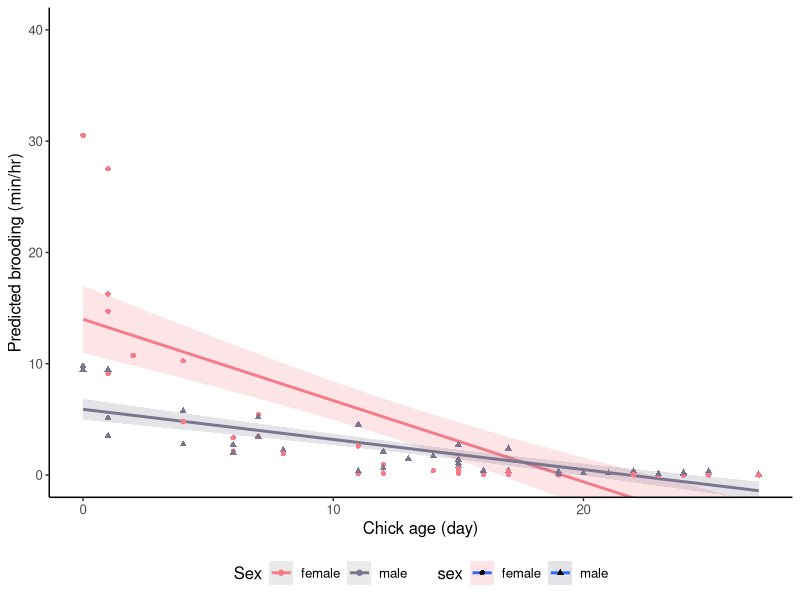

This chart was generated by the following R code: (Note: this script raises an error after producing the figure.)
# intro -------------------------------------------------------------------

# Red-headed Woodpecker brooding duration model predictions
# By: Lynn Abigail Walter

# Latest updates:
# Aug 2019 - After correcting the bbyvid to sum duration of brooding, a new top model was selected. My thesis used model 1.1i which did not include Tmax as a factor, but the new top model 1.5i does.

# Best version

# libraries ---------------------------------------------------------------

library(tidyverse)
library(reshape2)
library(glmmTMB)

# data --------------------------------------------------------------------

# Behaviors by video

bbyvid <- 
  read.csv("clean_data/behaviors.csv", stringsAsFactors = FALSE) %>%
  as_tibble() %>%
  mutate(
    # Calculate standardized temperatures
    std_tmax = (tmax - mean(tmax))/sd(tmax),
    brood_perhr = (brooding_min/usable_video)*60)

# script ------------------------------------------------------------------

# Run best model (see brooding_models.R)

brood_mod <- 
  glmmTMB(
    brooding_min ~ 
      exact_age_chick * sex + peeped_chick_count + std_tmax + (1|brood_id) + 
      offset(log(usable_video)), 
    data = bbyvid,
    ziformula = ~ .,
    family = "truncated_nbinom1")

summary(brood_mod)

# Generate dataframes with needed model variables to generate prediction

brooding_subset <- 
  bbyvid %>%
  select(brooding_min, subject, brood_id, exact_age_chick, sex, habitat,
         std_tmax, usable_video, peeped_chick_count) 

# Calculate a predicted brooding rate (brooding per minute)

brooding_predictions <-
  brooding_subset %>%
  mutate(
    predicted_brood_per_unit = 
      stats::predict(brood_mod, brooding_subset, type = "response"),
    predicted_brood_per_hr =
      (predicted_brood_per_unit/usable_video)*60,
    brood_per_hr = (brooding_min/usable_video)*60,
    tmax = ifelse(std_tmax > 0, "Hot", "Cool"))

# experimental ------------------------------------------------------------

# Generate dataframes with needed model variables to generate prediction

brooding_subset2 <- 
  bbyvid %>%
  select(brooding_min, subject, brood_id, exact_age_chick, sex, habitat,
         std_tmax, usable_video, peeped_chick_count, tmax) 

# Calculate a predicted brooding rate (brooding per minute)

brooding_predictions2 <-
  brooding_subset2 %>%
  mutate(
    predicted_brood_per_unit = 
      stats::predict(brood_mod, brooding_subset2, type = "response"),
    predicted_brood_per_hr =
      (predicted_brood_per_unit/usable_video)*60,
    brood_per_hr = (brooding_min/usable_video)*60)

# ------

# Set colors

colors_sex <- c("female" = "#F47C89", "male" = "#7b758e")
colors_tem <- c("Cool" = "#6bd2db", "Hot" = "#fc913a")
colors_bw <- c("Cool" = "#ABABAB", "Hot" = "#333333")

predbrood_conditional <- 
  brooding_predictions %>% 
  filter(predicted_brood_per_unit > 1)

# linear plots ------------------------------------------------------------

# Final brooding plot - by sex (color)

ggplot(brooding_predictions, 
       aes(x = exact_age_chick, 
           y = predicted_brood_per_hr, 
           color = sex, 
           fill = sex)) +
  stat_smooth(method = glm, 
              formula = y ~ x, 
              aes(y = predicted_brood_per_hr, 
                  color = as.factor(sex), 
                  fill = as.factor(sex)), 
              alpha = 0.2,
              se = TRUE, 
              level = 0.95, 
              fullrange = TRUE) +
  geom_point(aes(color = sex, shape = sex)) +
  coord_cartesian(ylim = c(0,40)) + 
  labs(x = "Chick age (day)", y = "Predicted brooding (min/hr)") + 
  scale_fill_manual(values = colors_sex) +
  scale_color_manual(values = colors_sex) + 
  guides(color = guide_legend("Sex")) +
  theme_classic() +
  theme(legend.position = "bottom", 
        text = element_text(size = 12)) 

# Final brooding plot - by sex (black & white)

brooding_sex <-
  ggplot(brooding_predictions, 
       aes(x = exact_age_chick, 
           y = predicted_brood_per_hr)) +
  stat_smooth(
    method = glm, 
    formula = y ~ x, 
    aes(y = predicted_brood_per_hr, 
        linetype = sex,
        color = sex), 
    size = 0.5, 
    se = TRUE, 
    level = 0.95, 
    fullrange = TRUE) +
  geom_point(aes(color = sex, shape = sex)) +
  coord_cartesian(ylim = c(0, 40)) + 
  labs(title = "Figure 3a",
       x = "Chick age (day)", 
       y = "Predicted brooding (min/hr)") + 
  guides(color = guide_legend("Sex"), 
         shape = guide_legend("Sex"),
         linetype = guide_legend("Sex")) +
  scale_shape_manual(values = c(17, 1)) +
  scale_color_manual(values = c("female" = "black", "male" = "black")) +
  scale_fill_grey(start = 0.6, end = 0.6) +
  theme_classic() +
  theme(axis.title.x = element_text(size = 10), 
        axis.title.y = element_text(size = 10),
        axis.text.y = element_text(size = 9),
        axis.text.x = element_text(size = 9),
        legend.text = element_text(size = 10),
        legend.title = element_text(size = 10),
        legend.position = "bottom") +
  ggplot2::ggsave(
  file = "brooding_sex_fig.pdf",
  path ="plots/bw/",
  width = 3.5,
  height = 3,
  units = "in",
  dpi = 600)

# linear temperature plot -------------------------------------------------

temp_line <- 
  brooding_predictions2 %>%
  ggplot(aes(x = tmax, y = predicted_brood_per_hr)) +
  stat_smooth(
    method = glm,
    formula = y ~ x,
    aes(y = predicted_brood_per_hr),
    alpha = 0.2,
    se = TRUE,
    level = 0.95,
    fullrange = TRUE,
    color = "black") +
  geom_point(shape = 1) +
  labs(title = "Figure 3b",
       x = "Maximum daily air temperature (°C)", 
       y = "Predicted brooding (min/hr)") +
  scale_fill_grey(start = 0.6, end = 0.6) +
  coord_cartesian(ylim = c(0, 40)) + 
  theme_classic() +
  theme(axis.title.x = element_text(size = 10), 
        axis.title.y = element_text(size = 10),
        axis.text.y = element_text(size = 9, color = 'black'),
        axis.text.x = element_text(size = 9, color = 'black'),
        legend.text = element_text(size = 10),
        legend.title = element_text(size = 10),
        legend.position = "none")

# violin plots ------------------------------------------------------------

# Violin plot - by temperature (black & white)

brooding_violin <- 
  ggplot(brooding_predictions, 
       aes(tmax, 
           predicted_brood_per_hr, 
           fill = tmax, 
           color = tmax)) +
  geom_violin(lwd = 0) +
  labs(title = "Figure 3b",
       x = "Maximum daily air temperature", 
       y = "Predicted brooding (min/hr)") +
  scale_x_discrete(
    labels=c("Warm\n(23.9 - 31.5°C)",
             "Hot\n(31.5 - 35.6°C)")) +
  theme(legend.position = "none") +
  scale_color_manual(values = c("Cool" = "#333333", "Hot" = "#333333")) +
  scale_fill_manual(values = c("Cool" = "#333333", "Hot" = "#333333")) +
  theme_classic() +
  theme(axis.title.x = element_text(size = 10), 
        axis.title.y = element_text(size = 10),
        axis.text.y = element_text(size = 9, color = 'black'),
        axis.text.x = element_text(size = 9, color = 'black'),
        legend.text = element_text(size = 10),
        legend.title = element_text(size = 10),
        legend.position = "none") +
  ggsave(
    file = "brooding_T_fig.pdf",
    path ="plots/bw/",
    width = 3.5,
    height = 3,
    units = "in",
    dpi = 600)

# stacked brooding plots --------------------------------------------------

cowplot::plot_grid(brooding_sex, brooding_violin, 
          labels = 'AUTO',
          nrow = 2, ncol = 1) +
  ggsave(
    file = "brooding_plots_pair.pdf",
    path ="plots/bw/",
    width = 3.5,
    height = 7,
    units = "in",
    dpi = 600)


cowplot::plot_grid(brooding_sex, temp_line, 
                   labels = 'AUTO',
                   nrow = 2, ncol = 1) +
  ggsave(
    file = "brooding_plots_pair_templine.pdf",
    path ="plots/bw/",
    width = 3.5,
    height = 7,
    units = "in",
    dpi = 600)

# comparison --------------------------------------------------------------
  
# Temp and chick age
ggplot(brooding_predictions, 
       aes(exact_age_chick, 
           predicted_brood_per_hr, 
           color = tmax, 
           fill = tmax)) +
  stat_smooth(method = glm, 
              formula = y ~ x, 
              aes(y = predicted_brood_per_hr, 
                  color = as.factor(tmax), 
                  fill = as.factor(tmax)), 
              alpha = 0.2,
              se = TRUE, 
              level = 0.95, 
              fullrange = TRUE) +
  geom_point(aes(color = tmax, shape = tmax)) +
  coord_cartesian(ylim = c(0,40)) + 
  labs(x = "Chick age (day)", y = "Predicted brooding (min/hr)") + 
  scale_fill_manual(values = colors_tem) +
  scale_color_manual(values = colors_tem) + 
  guides(color = guide_legend("Tmax")) +
  theme_classic() +
  theme(legend.position = "bottom") 

# actual brooding data plot -----------------------------------------------

# Plotting real values, not predictions
ggplot(bbyvid, 
       aes(exact_age_chick, 
           brooding_min, 
           color = sex, 
           fill = sex)) +
  geom_point(aes(color = sex, shape = sex)) +
  stat_smooth(method = glm, 
              formula = y ~ x, 
              aes(y = brooding_min, 
                  color = as.factor(sex), 
                  fill = as.factor(sex)), 
              alpha = 0.2,
              se = TRUE, 
              level = 0.95) +
  coord_cartesian(ylim = c(0,40)) + 
  labs(x = "Chick age (day)", y = "Actual brooding (min)") + 
  scale_fill_manual(values = colors_sex) +
  scale_color_manual(values = colors_sex) + 
  guides(color=guide_legend("Sex"), fill = FALSE) +
  theme_classic() +
  theme(text=element_text(size=12, family="mono"), 
        legend.position = "bottom") 

# graphs to compare hurdle and non-hurdle models --------------------------

nonhurdle <- 
  glmmTMB(brooding_min ~ exact_age_chick + as.factor(peeped_chick_count) +
            (1|brood_id) + (1|subject) + offset(log(usable_video)), 
          data = bbyvid, ziformula = ~1, family = gaussian())

predbrood_nh <- 
  bbyvid %>%
  select(brooding_min, subject, brood_id, exact_age_chick, sex,
         std_tmax, usable_video, peeped_chick_count)

predbrood_nh <-
  predbrood_nh %>%
  mutate(
    predicted_brood_per_unit = 
      stats::predict(nonhurdle, predbrood_nh, type="response"),
    predicted_brood_per_hr = (predicted_brood_per_unit/usable_video)*60,
    brood_per_hr = (brooding_min/usable_video)*60)

ggplot(data = brooding_predictions, 
       aes(x = brooding_min, 
           y = predicted_brood_per_hr)) +
  geom_point() +
  labs(main = "Hurdle model predictions", 
       x = "Brooding (min/hr)", 
       y = "Predicted brooding (min/hr)") + 
  theme_classic()

plot(brooding_predictions$brooding_min, brooding_predictions$predicted_brood_per_hr)
title(main = "Hurdle model predictions")
ylab(main = "Brooding (min/hr)")

plot(predbrood_nh$brooding_min, predbrood_nh$predicted_brood_per_hr) 
title(main = "Zero-inflated gaussian model predictions")
